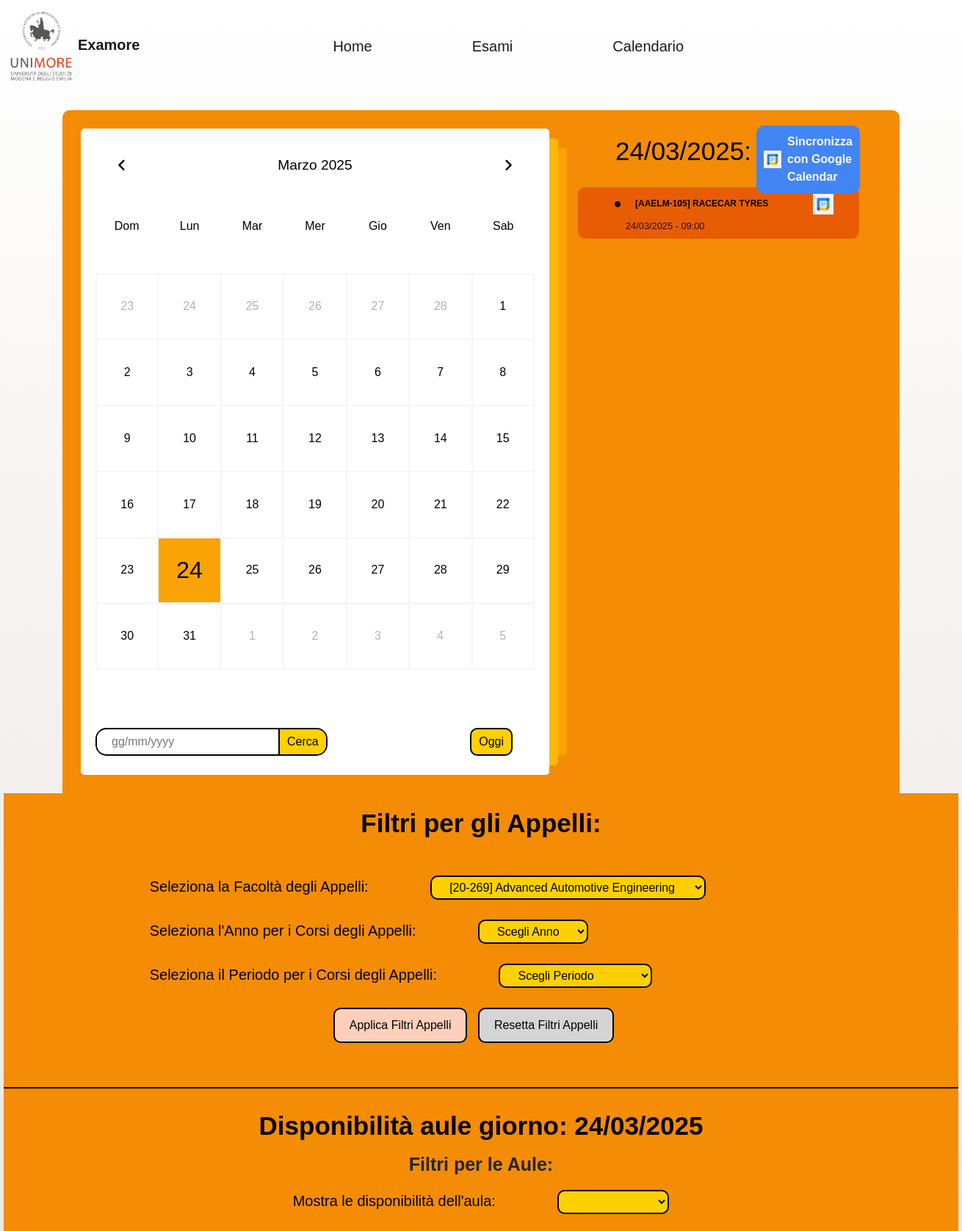
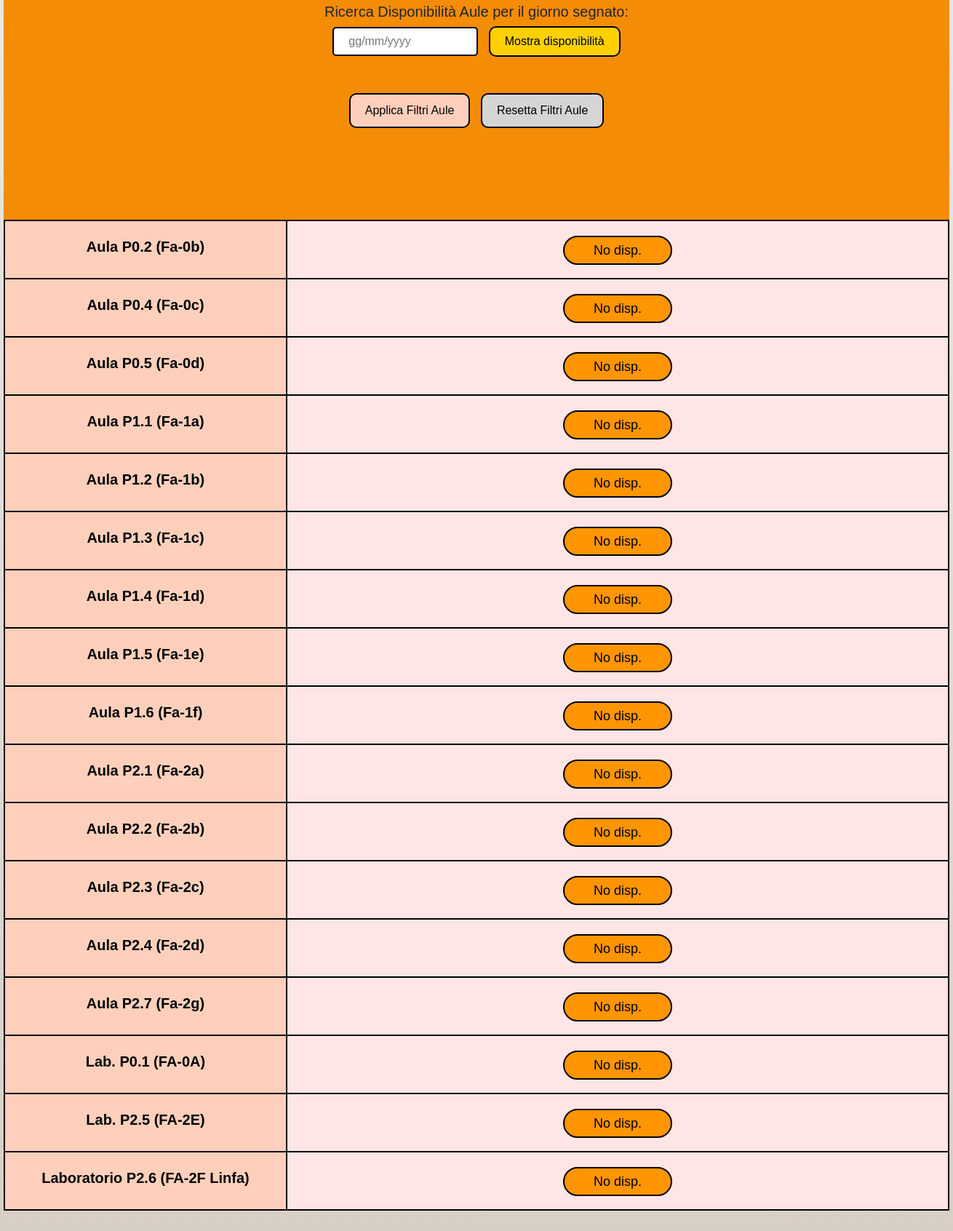
/calendar/?facolta_id=133, run on the app's committed database (2 pictures, top to bottom).
### main/models.py (models this page shows, shortened)
class AppelloEsame(models.Model):
    data = models.CharField(max_length=19)
    esame = models.ForeignKey(Esame, on_delete=models.CASCADE)
    last_modified = models.DateTimeField(auto_now=True)

class Esame(models.Model):
    nome = models.CharField(max_length=100)
    anno = models.IntegerField(choices=ANNI)
    semestre = models.IntegerField(choices=SEMESTRI)
    crediti = models.CharField(max_length=10)
    facolta = models.ForeignKey(Facolta, on_delete=models.CASCADE)
    class Meta:
        constraints = [
            models.UniqueConstraint(
                fields=['nome', 'anno', 'semestre', 'facolta'], name='unique_migration_Esame'
            )
        ]
    def __str__(self):
        return self.nome

class Aula(models.Model):
    nome = models.CharField(max_length=100, unique=True)

### main/views.py (the view, shortened to what this page needs)
# urls.py: path('calendar/', main_view.calendar, name="calendar"),
def calendar(request):
    global DAY_SELECTED, MONTH_SELECTED, YEAR_SELECTED
    facolta = Facolta.objects.all()
    aule = Aula.objects.all()
    aule_select_filter = Aula.objects.all()
    aule_disponibilita = {}
    anno_esame = request.POST.get('anno_esame')
    periodo_esame = request.POST.get('periodo_esame')
    aula_visible = request.POST.get('aula_visible')
    disp_input = request.POST.get('disp-input')
    facolta_id = request.GET.get('facolta_id')
    var_disp = False
    facolta_appelli = None
    if facolta_id is not None:
        facolta_appelli = facolta_id
    else:
        facolta_appelli = request.POST.get('facolta_appelli')
    day_false = request.POST.get('selectedDay')
    month_false = request.POST.get('selectedMonth')
    year_false = request.POST.get('selectedYear')
    if day_false is None and month_false is None and year_false is None and DAY_SELECTED is None and MONTH_SELECTED is None and YEAR_SELECTED is None:
        today = datetime.today()
        day = today.strftime("%d")
        month = today.strftime("%m")
        year = today.strftime("%Y")
    data_titolo_aule = None
    if request.headers.get('X-Requested-With') == 'XMLHttpRequest':
        day_false = request.POST.get('selectedDay')
        month_false = request.POST.get('selectedMonth')
        year_false = request.POST.get('selectedYear')
        if day_false is not None and month_false is not None and year_false is not None:
            day = day_false
            month = month_false
            year = year_false
            DAY_SELECTED = day_false
            MONTH_SELECTED = month_false
            YEAR_SELECTED = year_false
        data_attuale = date(int(year), int(month), int(day))
        data_stringa = data_attuale.strftime("%d/%m/%Y")
        if facolta_appelli is not None:
            facolta_id = facolta_appelli
        appelli_attuali = filterAppelli(anno_esame, periodo_esame, data_stringa, facolta_id)
        if aula_visible:
            aule = Aula.objects.filter(nome=aula_visible)
        for aula in aule:
            disp = DisponibilitaOraria.objects.filter(aula=aula, data=data_attuale)
            if not disp:
                var_disp = True
            aule_disponibilita[aula.nome] = [{"ora_inizio": d.ora_inizio, "ora_fine": d.ora_fine} for d in
                                             disp]
        return JsonResponse({
            "appelli": [
                {
                    "id": appello.id,
                    "esame": appello.esame.nome,
                    "data": appello.data
                } for appello in appelli_attuali
            ],
            "aule_disponibilita": aule_disponibilita,
            "data_attuale": data_stringa,
            "anno_esame": anno_esame,
            "periodo_esame": periodo_esame,
            "var_disp": var_disp,
        })
    else:
        data_attuale = date(int(year), int(month), int(day))
        data_stringa = data_attuale.strftime("%d/%m/%Y")
        appelli_attuali = filterAppelli(anno_esame, periodo_esame, data_stringa, facolta_id)
        for a in aule:
            disp = DisponibilitaOraria.objects.filter(aula=a, data=data_attuale)
            aule_disponibilita[a] = disp
    context = {
        "aule": aule,
        "data_attuale": data_stringa,
        "aule_disponibilita": aule_disponibilita,
        "appelli": appelli_attuali,
        "anno_esame": anno_esame,
        "periodo_esame": periodo_esame,
        "aule_select_filter": aule_select_filter,
        "day_selected": DAY_SELECTED,
        "month_selected": MONTH_SELECTED,
        "year_selected": YEAR_SELECTED,
        "facolta": facolta,
        "var_disp": var_disp,
        "facolta_id": facolta_id,  # Add this to help with select options
        "aula_visible": aula_visible,
    }
    return render(request, "main/calendar.html", context)

### main/models.py (called while the page is built)
@receiver(request_finished)
def log_request_finished(**kwargs):
    print("DEBUG: Segnale request_finished attivato")

### main/templatetags/custom_tags.py (called while the page is built)
@register.filter
def get_item(dictionary, key):
    return dictionary.get(key)

### main/templates/main/calendar.html (shortened to what this page needs)
<!doctype html>
<html lang="it">
<head>
    <link href="https://cdn.jsdelivr.net/npm/bootstrap@5.0.2/dist/css/bootstrap.min.css" rel="stylesheet">
     <link
      rel="stylesheet"
      href="https://cdnjs.cloudflare.com/ajax/libs/font-awesome/6.2.0/css/all.min.css"
    />
    {% load static %}
    <link rel="stylesheet" href="{% static 'style/calendar.css' %}">
    <link rel="stylesheet" href="{% static 'style/google-calendar.css' %}">
    {% load custom_tags %}
</head>
<body>
    <nav class="navbar navbar-expand-lg navbar-light navbar-custom" id="navbar-home">
        <div class="container-fluid">
          <a class="navbar-brand mb-0 h1" href="/" id="examore">
            <img src="/static/img/UnimoreLogo.png" class="img-fluid" alt="Logo" id="navbar-logo">
            Examore
          </a>
        <div class="collapse navbar-collapse justify-content-center" id="navbarSupportedContent">
          <ul class="navbar-nav mb-2 mb-lg-0">
            <li class="nav-item">
              <a class="nav-link active" aria-current="page" href="/">Home</a>
            </li>
            <li class="nav-item">
              <a class="nav-link active" href="/esami">Esami</a>
            </li>
            <li class="nav-item">
              <a class="nav-link active" href="/calendar">Calendario</a>
            </li>
          </ul>
        </div>
      </div>
    </nav>
    <div class="container">
        <div class="left">
            <div class="calendar">
                <div class="month">
                    <i class="fa fa-angle-left prev"></i>
                    <div class="date"></div>
                    <i class="fa fa-angle-right next"></i>
                </div>
                <div class="weekdays">
                    <div>Dom</div>
                    <div>Lun</div>
                    <div>Mar</div>
                    <div>Mer</div>
                    <div>Gio</div>
                    <div>Ven</div>
                    <div>Sab</div>
                </div>
                <div class="days">
                </div>
                <div class="goto-today">
                    <div class="goto">
                        <input type="text" placeholder="gg/mm/yyyy" class="date-input">
                        <button class="goto-btn" type="submit">Cerca</button>
                    </div>
                    <button class="today-btn" type="submit">Oggi</button>
                </div>
            </div>
        </div>
        <div class="right">
            <div class="today-date">
                <h4 id="data-titolo">{{data_attuale}}:</h4>
            </div>
            <div class="google-calendar-button">
                <a href="{% url 'start_google_auth' %}" class="btn-sync-all">
                    <img src="{% static 'img/google-calendar.png' %}" alt="Google Calendar" style="height: 24px; margin-right: 8px;">
                    Sincronizza con Google Calendar
                </a>
            </div>
            <div class="events">
                {% if appelli %}
                {% for appello in appelli %}
                    <div class="event">
                        <div class="title">
                            <i class="fas fa-circle"></i>
                            <h3 class="event-title">{{appello.esame}}</h3>
                            <a href="{% url 'sync_single_event' appello.id %}" class="sync-icon" title="Sincronizza questo appello con Google Calendar">
                                <img src="{% static 'img/google-calendar.png' %}" alt="Sync" style="height: 20px; margin-left: 10px;">
                            </a>
                        </div>
                        <div class="event-time">
                            {{appello.data}}
                        </div>
                    </div>
                {% endfor %}
                {% endif %}
                </div>
        </div>
    </div>
    <div class="filter-container">
        <h4>Filtri per gli Appelli:</h4>
        <form id="filter-form" method="post" action="{% url 'calendar' %}">
            <div>
                <label class="f-label">Seleziona la Facoltà degli Appelli:</label>
                <select class="f-select" name="facolta_appelli">
                    {% for f in facolta %}
                    <option value="{{ f.id }}" {% if facolta_id == f.id|slugify %}selected{% endif %}>{{ f.nome }}</option>
                    {% endfor %}
                </select>
            </div>
            <div>
                <label class="f-label">Seleziona l'Anno per i Corsi degli Appelli:</label>
                <select class="f-select" name="anno_esame">
                    <option value="">Scegli Anno</option>
                </select>
            </div>
            <div>
                <label class="f-label">Seleziona il Periodo per i Corsi degli Appelli:</label>
                <select class="f-select" name="periodo_esame">
                    <option value="">Scegli Periodo</option>
                </select>
            </div>
            <button type="submit" class="filter-button">Applica Filtri Appelli</button>
            <button type="button" class="reset-filter-button">Resetta Filtri Appelli</button>
        </form>
    </div>
    <div class="aule-container">
            <div class="title-container">
                <h4 id="dta">Disponibilità aule giorno: {{data_attuale}}</h4>
            </div>
        <div class="aule-filter">
            <h4>Filtri per le Aule:</h4>
            <form id="aule-form" method="post" action="{% url 'calendar' %}">
                <div>
                    <label class="aula-label">Mostra le disponibilità dell'aula:</label>
                    <select class="aula-select" name="aula_visible">
                        {% for aula in aule_select_filter %}
                        <option value="{{ a.nome }}" {% if aula_visible == a.nome %}selected{% endif %}>{{ a.nome }}</option>
                        {% endfor %}
                    </select>
                </div>
                <h5>Ricerca Disponibilità Aule per il giorno segnato:</h5>
                <div class="update-disp">
                    <input type="text" placeholder="gg/mm/yyyy" class="disp-input" name="disp-input">
                    <button  type="submit" class="disp-btn">Mostra disponibilità</button>
                </div>
                <button type="submit" class="aule-btn">Applica Filtri Aule</button>
                <button type="button" class="reset-aule-button">Resetta Filtri Aule</button>
            </form>
            <div class="scraping-alert"></div>
        </div>
        <div class="real-aule-container">
            <div class="left-aule">
                {% for aula in aule %}
                    <div class="single-aula">{{aula.nome}}</div>
                {% endfor %}
            </div>
            <div class="right-aule">
                {% for aula in aule %}
                    <div class="disp">
                        {% with disponibilita=aule_disponibilita|get_item:aula %}
                            {% if disponibilita %}
                                {% for d in disponibilita%}
                                    <div class="single-disp">{{d.ora_inizio}}-{{d.ora_fine}}</div>
                                {% endfor %}
                            {% else %}
                                <div class="single-disp">No disp.</div>
                            {% endif %}
                        {% endwith %}
                    </div>
                {% endfor %}
            </div>
        </div>
    </div>
</body>
</html>

### main/static/style/google-calendar.css (style rules this page uses)
.google-calendar-button { position: absolute; top:16px; right: 50px; left: 262px; z-index: 10; }
.today-date { display: flex; align-items: center; justify-content: space-between; width: 10 0%; position: relative; }
.btn-sync-all { display: inline-flex; align-items: center; padding: 10px 10px; background-color: #4285F4; color: white; border-radius: 10px; text-decoration: none; font-weight: bold; border: none; cursor: pointer; transition: background-color 0.3s, transform 0.2s; }
.sync-icon { display: inline-block; cursor: pointer; transition: transform 0.3s; vertical-align: middle; }
.event { position: relative; }
.event .title { position: relative; padding-right: 50px; display: flex; align-items: center; }
.sync-icon { position: absolute; right: 15px; top: 50%; transform: translateY(-50%); z-index: 100; cursor: pointer !important; pointer-events: auto !important; }
.sync-icon img { height: 28px !important; width: auto; transition: transform 0.2s; }
.event * { pointer-events: auto; }

### data on the page
AppelloEsame: esame "[AAELM-105] RACECAR TYRES", data "24/03/2025 - 09:00"
Aula: nome "Aula P0.2 (Fa-0b)"
Aula: nome "Aula P0.4 (Fa-0c)"
Aula: nome "Aula P0.5 (Fa-0d)"
Aula: nome "Aula P1.1 (Fa-1a)"
Aula: nome "Aula P1.2 (Fa-1b)"
Aula: nome "Aula P1.3 (Fa-1c)"
Aula: nome "Aula P1.4 (Fa-1d)"
Aula: nome "Aula P1.5 (Fa-1e)"
Aula: nome "Aula P1.6 (Fa-1f)"
Aula: nome "Aula P2.1 (Fa-2a)"
Aula: nome "Aula P2.2 (Fa-2b)"
Aula: nome "Aula P2.3 (Fa-2c)"
Aula: nome "Aula P2.4 (Fa-2d)"
Aula: nome "Aula P2.7 (Fa-2g)"
Aula: nome "Lab. P0.1 (FA-0A)"
Aula: nome "Lab. P2.5 (FA-2E)"
Aula: nome "Laboratorio P2.6 (FA-2F Linfa)"

### other printed values
{{ data_attuale }} "24/03/2025"
form field facolta_appelli "[20-269] Advanced Automotive Engineering"
